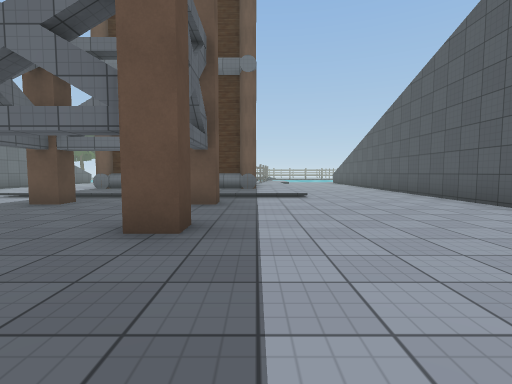
view 1 (above)

12 first-person views from a walk through a 3-D level made in the Unity game engine. The camera is 1.2 m above the floor, tilts 4° down and sees 85° across. The floor is counted in squares, 2 m on a side. Each view is taken from the middle of a square. On the plan, view 1 faces up. The plan holds only what a view shows up to about 9 squares ahead; the rest is blank. The place goes on beyond the plan. Some surface patterns are stand-ins.

view 2
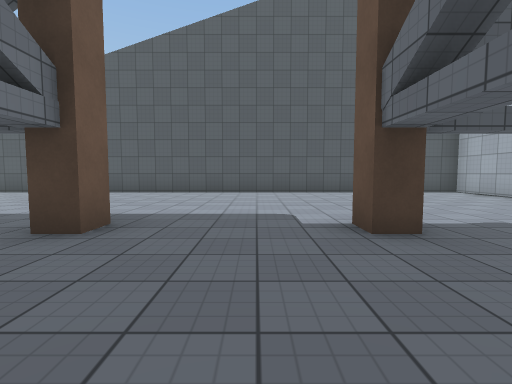

view 3
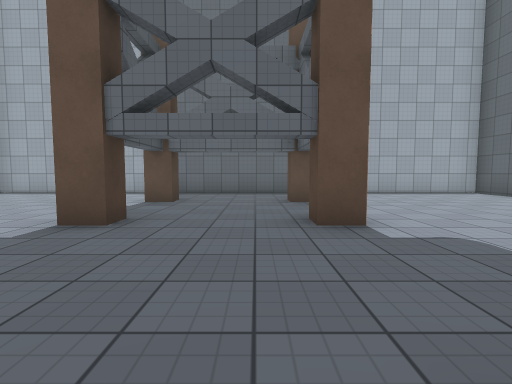

view 4
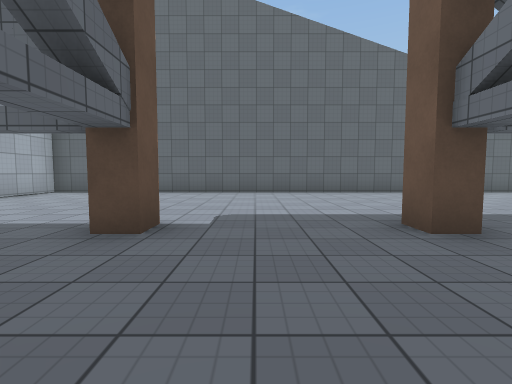

view 5
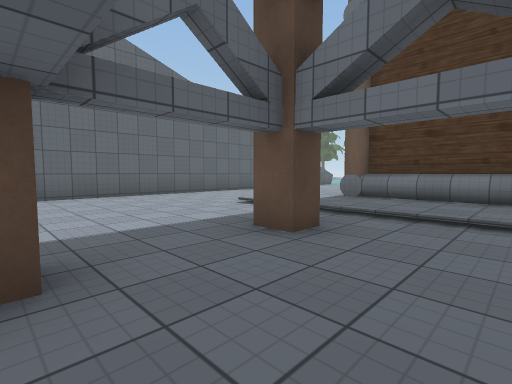

view 6
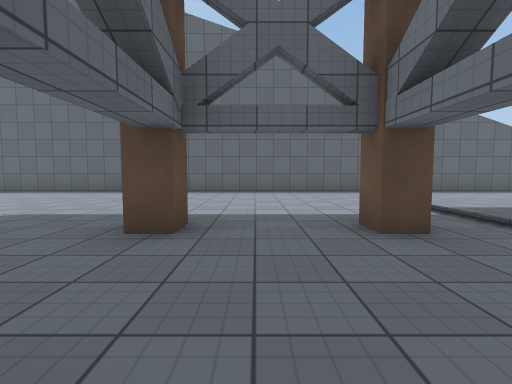

view 7
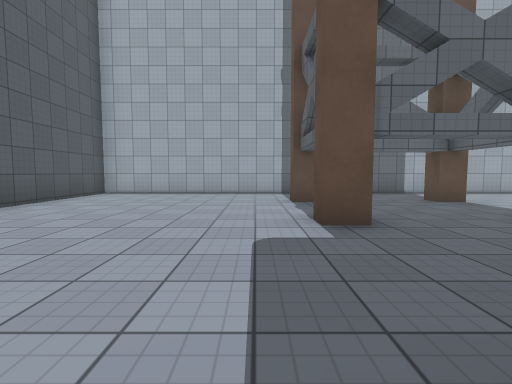

view 8
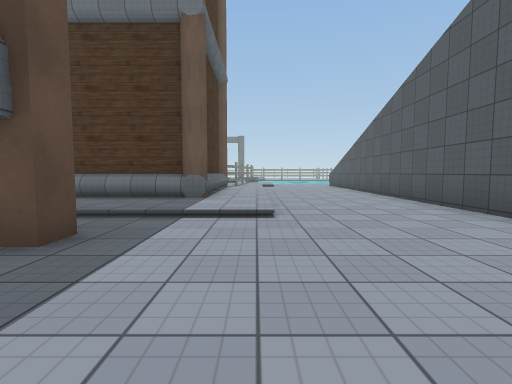

view 9
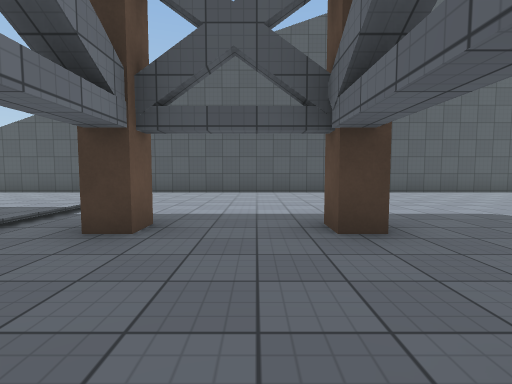

view 10
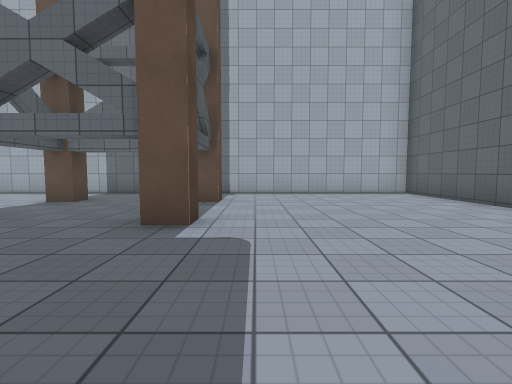

view 11
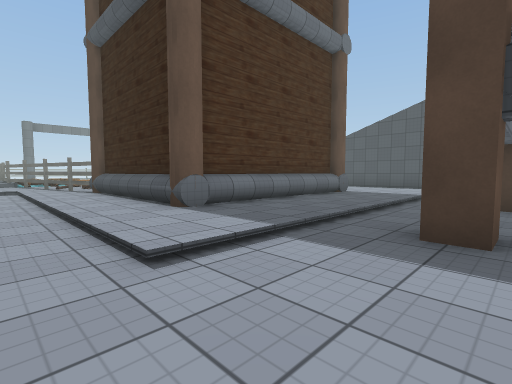

view 12
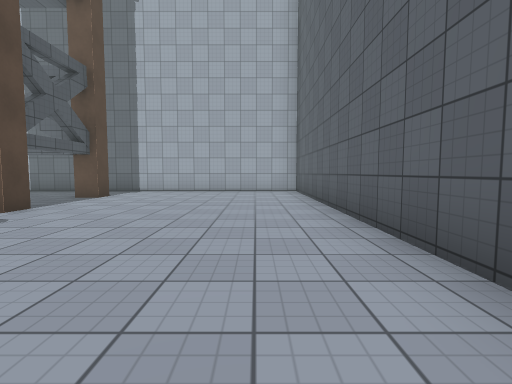

### Floor plan
Key: @ floor where view 1 was taken; # wall or solid block; . main floor; : floor 0.25 m higher than the main floor; / step, stairs or slope; O other object.
Columns run from 10 left of view 1 to 5 right of it. Each row starts with its distance up from view 1.
 17     O
 16     :
 15    /O#
 14    .:O
 13    .:#
 12 #  .:O    O/...#
 11 #. .:O    O/...#
 10 #...:O    O/...#
  9 #...:OOOOOO/...#
  8 #...:::::::/...#
  7 #...:::::::/...#
  6 #.....#..#.....#
  5 #..............#
  4 #..............#
  3 #.....O..O.....#
  2 #..............#
  1 #..............#
  0 #.....#.. @....#
 -1 #..............#
 -2 #..............#
 -3 #.....O..O.....#
 -4 #..............#
 -5 ################

Positions as (right, up) in squares from view 1, and headings:
1: (0, 0), facing up
2: (-4, 1), facing right
3: (-3, 3), facing down
4: (-1, 1), facing left
5: (-2, 3), facing up-left
6: (-1, 4), facing left
7: (0, 3), facing down
8: (1, 3), facing up
9: (-4, 4), facing right
10: (-5, 3), facing down
11: (-7, 5), facing up-right
12: (-8, 4), facing down
